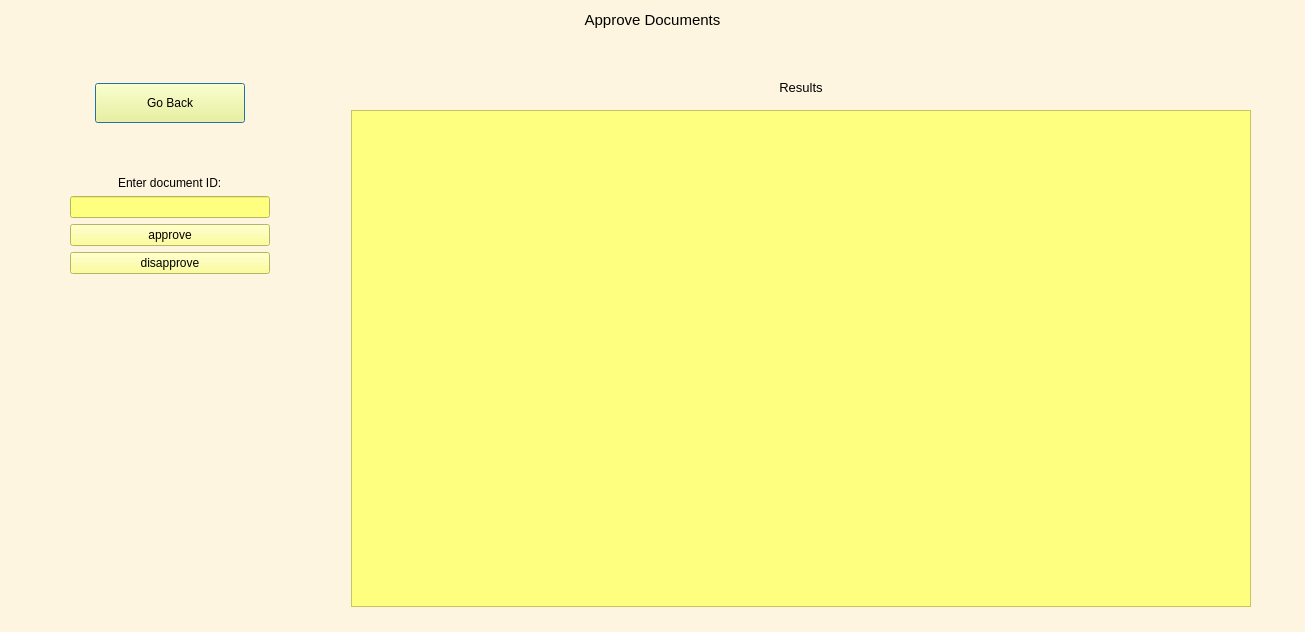
<?xml version="1.0" encoding="UTF-8"?>
<ui version="4.0">
 <class>Dialog</class>
 <widget class="QDialog" name="Dialog">
  <property name="geometry">
   <rect>
    <x>0</x>
    <y>0</y>
    <width>1305</width>
    <height>632</height>
   </rect>
  </property>
  <property name="windowTitle">
   <string>Dialog</string>
  </property>
  <property name="styleSheet">
   <string notr="true">background-color: rgb(194, 154, 191);
background-color: rgb(253, 245, 223);</string>
  </property>
  <layout class="QVBoxLayout" name="verticalLayout_2">
   <item>
    <layout class="QVBoxLayout" name="verticalLayout">
     <item>
      <widget class="QLabel" name="outCompanyName">
       <property name="text">
        <string>&lt;html&gt;&lt;head/&gt;&lt;body&gt;&lt;p align=&quot;center&quot;&gt;&lt;span style=&quot; font-size:11pt;&quot;&gt;Approve Documents&lt;/span&gt;&lt;/p&gt;&lt;/body&gt;&lt;/html&gt;</string>
       </property>
      </widget>
     </item>
     <item>
      <layout class="QHBoxLayout" name="horizontalLayout">
       <property name="leftMargin">
        <number>8</number>
       </property>
       <property name="rightMargin">
        <number>8</number>
       </property>
       <item>
        <layout class="QVBoxLayout" name="verticalLayout_3" stretch="0,0,0,0,0,0,0,0">
         <property name="leftMargin">
          <number>20</number>
         </property>
         <property name="topMargin">
          <number>8</number>
         </property>
         <property name="rightMargin">
          <number>8</number>
         </property>
         <property name="bottomMargin">
          <number>300</number>
         </property>
         <item>
          <spacer name="verticalSpacer_2">
           <property name="orientation">
            <enum>Qt::Vertical</enum>
           </property>
           <property name="sizeType">
            <enum>QSizePolicy::Fixed</enum>
           </property>
           <property name="sizeHint" stdset="0">
            <size>
             <width>20</width>
             <height>40</height>
            </size>
           </property>
          </spacer>
         </item>
         <item alignment="Qt::AlignHCenter">
          <widget class="QPushButton" name="btnGoBack">
           <property name="minimumSize">
            <size>
             <width>150</width>
             <height>40</height>
            </size>
           </property>
           <property name="maximumSize">
            <size>
             <width>200</width>
             <height>40</height>
            </size>
           </property>
           <property name="styleSheet">
            <string notr="true">background-color: rgb(255, 255, 127);</string>
           </property>
           <property name="text">
            <string>Go Back</string>
           </property>
          </widget>
         </item>
         <item>
          <spacer name="verticalSpacer">
           <property name="orientation">
            <enum>Qt::Vertical</enum>
           </property>
           <property name="sizeHint" stdset="0">
            <size>
             <width>20</width>
             <height>40</height>
            </size>
           </property>
          </spacer>
         </item>
         <item alignment="Qt::AlignHCenter">
          <widget class="QLabel" name="label">
           <property name="text">
            <string>Enter document ID:</string>
           </property>
          </widget>
         </item>
         <item alignment="Qt::AlignHCenter">
          <widget class="QLineEdit" name="inputDocID">
           <property name="minimumSize">
            <size>
             <width>200</width>
             <height>0</height>
            </size>
           </property>
           <property name="maximumSize">
            <size>
             <width>280</width>
             <height>16777215</height>
            </size>
           </property>
           <property name="styleSheet">
            <string notr="true">background-color: rgb(255, 255, 127);</string>
           </property>
          </widget>
         </item>
         <item alignment="Qt::AlignHCenter">
          <widget class="QPushButton" name="btnApprove">
           <property name="minimumSize">
            <size>
             <width>200</width>
             <height>0</height>
            </size>
           </property>
           <property name="maximumSize">
            <size>
             <width>200</width>
             <height>16777215</height>
            </size>
           </property>
           <property name="styleSheet">
            <string notr="true">background-color: rgb(255, 255, 127);</string>
           </property>
           <property name="text">
            <string>approve</string>
           </property>
          </widget>
         </item>
         <item alignment="Qt::AlignHCenter">
          <widget class="QPushButton" name="btnDisapprove">
           <property name="minimumSize">
            <size>
             <width>200</width>
             <height>0</height>
            </size>
           </property>
           <property name="maximumSize">
            <size>
             <width>200</width>
             <height>16777215</height>
            </size>
           </property>
           <property name="styleSheet">
            <string notr="true">background-color: rgb(255, 255, 127);</string>
           </property>
           <property name="text">
            <string>disapprove</string>
           </property>
          </widget>
         </item>
         <item>
          <spacer name="verticalSpacer_4">
           <property name="orientation">
            <enum>Qt::Vertical</enum>
           </property>
           <property name="sizeHint" stdset="0">
            <size>
             <width>20</width>
             <height>40</height>
            </size>
           </property>
          </spacer>
         </item>
        </layout>
       </item>
       <item>
        <layout class="QVBoxLayout" name="verticalLayout_5" stretch="0,0,0">
         <property name="leftMargin">
          <number>5</number>
         </property>
         <property name="topMargin">
          <number>5</number>
         </property>
         <property name="rightMargin">
          <number>5</number>
         </property>
         <property name="bottomMargin">
          <number>5</number>
         </property>
         <item>
          <spacer name="verticalSpacer_3">
           <property name="orientation">
            <enum>Qt::Vertical</enum>
           </property>
           <property name="sizeType">
            <enum>QSizePolicy::Fixed</enum>
           </property>
           <property name="sizeHint" stdset="0">
            <size>
             <width>20</width>
             <height>40</height>
            </size>
           </property>
          </spacer>
         </item>
         <item>
          <widget class="QLabel" name="label_3">
           <property name="text">
            <string>&lt;html&gt;&lt;head/&gt;&lt;body&gt;&lt;p align=&quot;center&quot;&gt;&lt;span style=&quot; font-size:10pt;&quot;&gt;Results&lt;/span&gt;&lt;/p&gt;&lt;/body&gt;&lt;/html&gt;</string>
           </property>
          </widget>
         </item>
         <item>
          <widget class="QWidget" name="widget" native="true">
           <property name="minimumSize">
            <size>
             <width>960</width>
             <height>400</height>
            </size>
           </property>
           <layout class="QHBoxLayout" name="horizontalLayout_2">
            <item alignment="Qt::AlignHCenter">
             <widget class="QTableWidget" name="tableDocument">
              <property name="minimumSize">
               <size>
                <width>900</width>
                <height>400</height>
               </size>
              </property>
              <property name="maximumSize">
               <size>
                <width>900</width>
                <height>16777215</height>
               </size>
              </property>
              <property name="styleSheet">
               <string notr="true">background-color: rgb(255, 255, 127);</string>
              </property>
             </widget>
            </item>
           </layout>
          </widget>
         </item>
        </layout>
       </item>
      </layout>
     </item>
    </layout>
   </item>
  </layout>
 </widget>
 <resources/>
 <connections/>
</ui>
